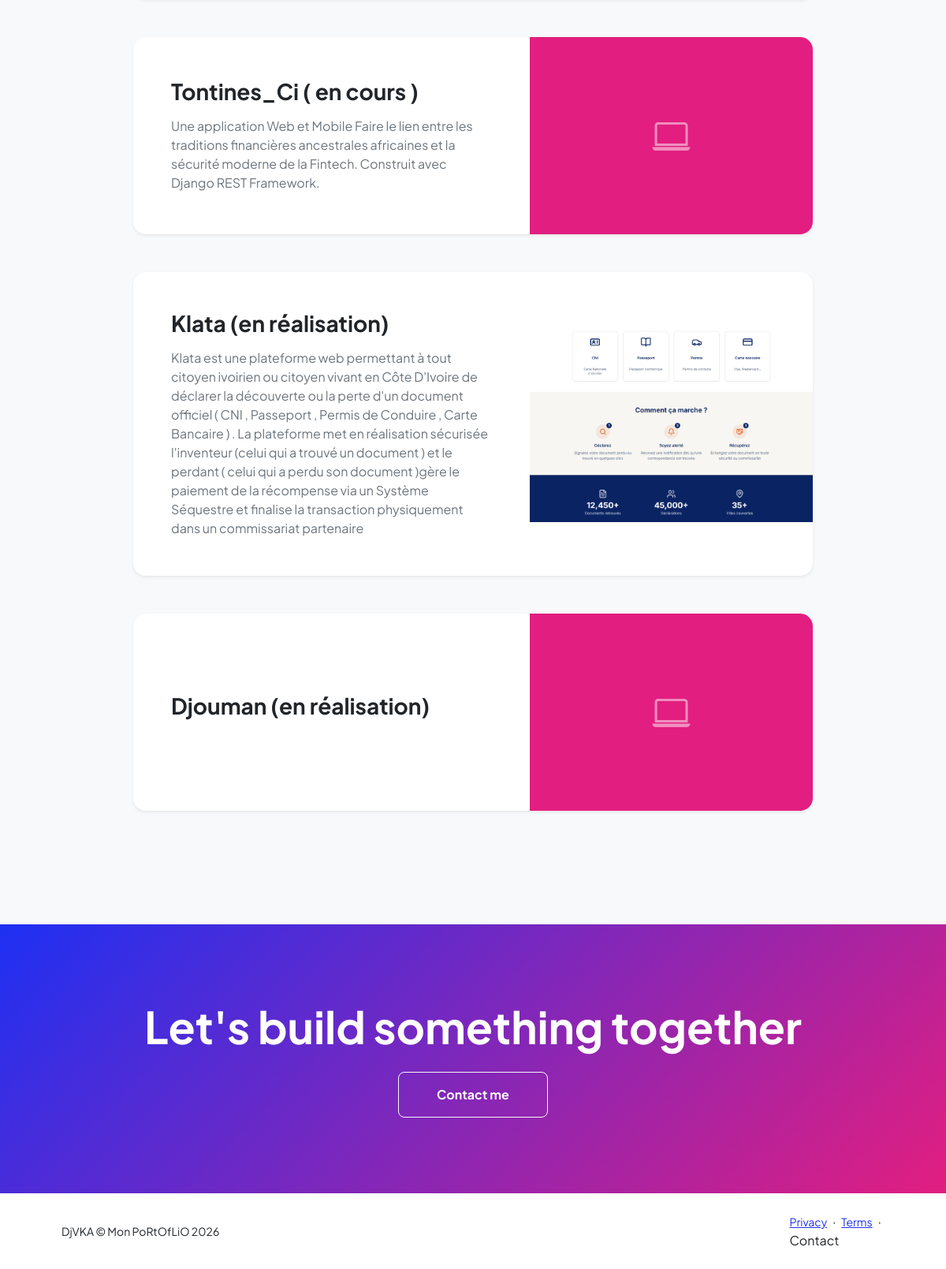
The page /projects/ (lower part) on the database as committed earlier.
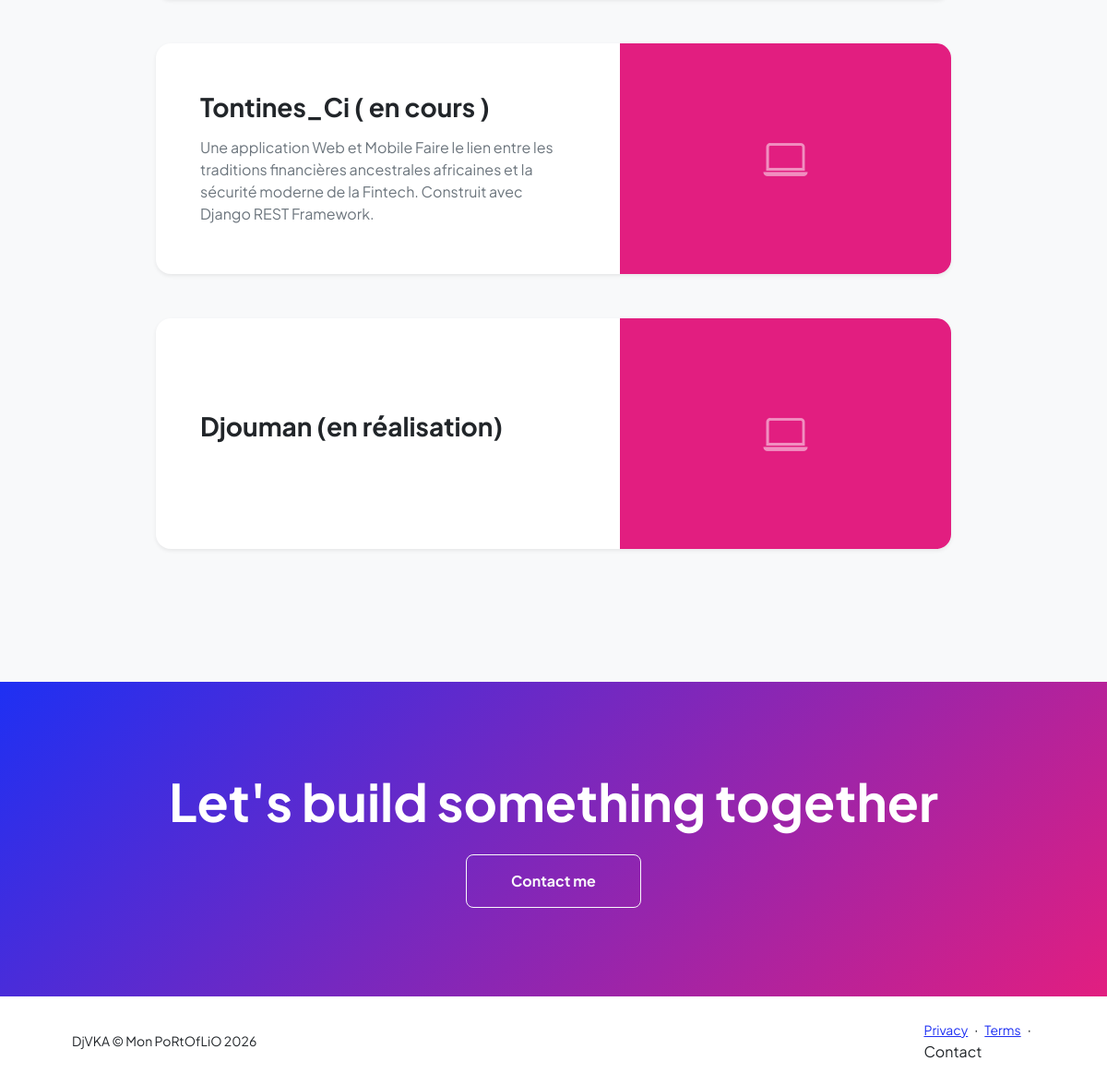
The same page on the database as committed later.
### pages/models/projects.py (models this page shows, shortened)
class Project(StandardModel):
    class Meta :
        verbose_name = "Project"
        verbose_name_plural = "Projects"
    user = models.ForeignKey(
    User,
    on_delete=models.CASCADE,
    related_name='projects',
    verbose_name=_('Utilisateur')
    )
    name_project = models.CharField(
        max_length=50,
        blank=True,
        null=True,
        verbose_name=_('Nom du Projet')
    )
    description = models.TextField(
        max_length=500,
        blank=True,
        null=True,
        verbose_name=_('Description du Projet')
    )
    picture = models.ImageField(
        upload_to='media/',
        blank=True,
        null=True,
        verbose_name=_('Image projet')
    )

### pages/views/projects_view.py (the view)
# urls.py: path('projects/', project_pages, name='project_pages'),
def project_pages(request):
    datas = {
    "projects": Project.objects.all()
    }
    return render(request,"projects.html",datas)

### pages/templates/projects.html (shortened to what this page needs)
{% extends "pages/base.html" %}
{% load static %}
{% block content %}
<section class="py-5 bg-light">
    <div class="container px-5 mb-5">
        <div class="row gx-5 justify-content-center">
            <div class="col-lg-11 col-xl-10">
                {% for project in projects %}
                <div class="card overflow-hidden shadow-sm rounded-4 border-0 mb-5 bg-white transform-hover transition">
                    <div class="card-body p-0">
                        <div class="row g-0 align-items-center">
                            <div class="col-md-7 p-4 p-md-5">
    <h2 class="fw-bold mb-3 h3 text-dark">
        <a href="{% url 'project_detail' project.id %}" class="text-decoration-none text-dark stretched-link">
            {{ project.name_project }}
        </a>
    </h2>
    <p class="text-muted leading-relaxed mb-0">{{ project.description }}</p>
</div>
                            <div class="col-md-5">
                                {% if project.picture %}
                                <div class="project-img-container" style="height: 250px; overflow: hidden; position: relative;">
                                    <img class="w-100 h-100" src="{{ project.picture.url }}" alt="{{ project.name_project }}" style="object-fit: cover; object-position: center;" />
                                </div>
                                {% else %}
                                <div class="bg-secondary d-flex align-items-center justify-content-center text-white-50" style="height: 250px;">
                                    <i class="bi bi-laptop" style="font-size: 3rem;"></i>
                                </div>
                                {% endif %}
                            </div>
                        </div>
                    </div>
                </div>
                {% empty %}
                <div class="text-center py-5">
                    <p class="text-muted fs-5">Aucun projet n'est disponible pour le moment.</p>
                </div>
                {% endfor %}
            </div>
        </div>
    </div>
</section>
<section class="py-5 bg-gradient-primary-to-secondary text-white">
    <div class="container px-5 my-5">
        <div class="text-center">
            <h2 class="display-4 fw-bolder mb-4">Let's build something together</h2>
            <a class="btn btn-outline-light btn-lg px-5 py-3 fs-6 fw-bolder" href="{% url 'contact_view' %}">Contact me</a>
        </div>
    </div>
</section>
{% endblock %}

Rows that differ between the two databases and show on the page:
removed Project: name_project "Klata (en réalisation)", description "Klata est une plateforme web permettant à tout citoyen ivoirien ou citoyen vivant en Côte D'Ivoire de déclarer la découverte ou la perte d'un document officiel ( CNI , Passeport , Permis de Conduire , Carte Bancaire ) . La plateforme met en réalisation sécurisée l'inventeur (celui qui a trouvé un document ) et le perdant ( celui qui a perdu son document )gère le paiement de la récompense via un Système Séquestre et finalise la transaction physiquement dans un commissariat partenaire", picture (picture)
